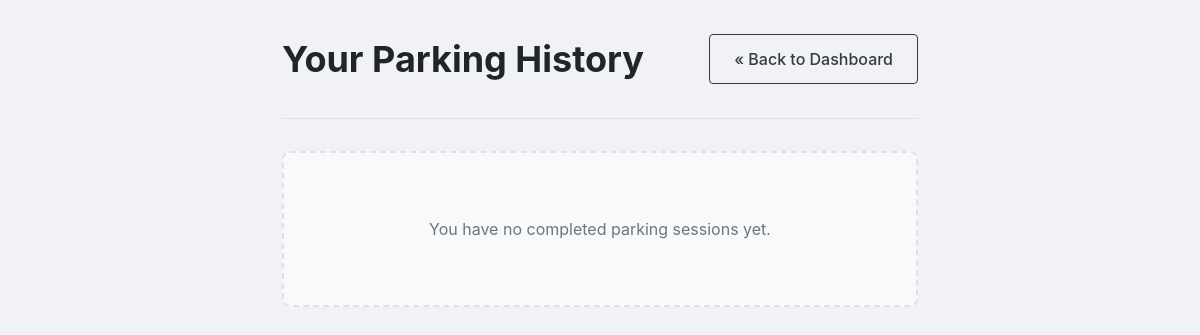
/user/history (signed in), run on an earlier commit of the app's database.
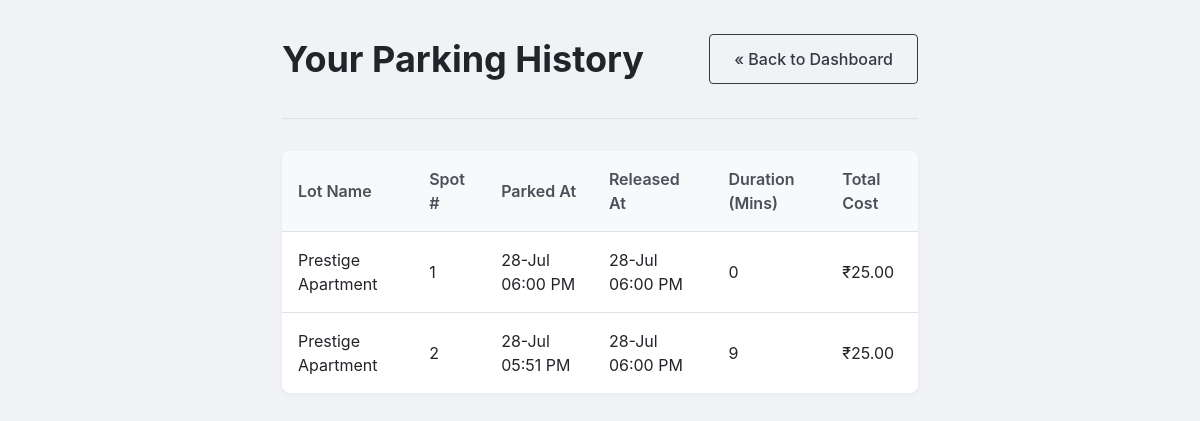
And on a later commit of the database.
### models/database.py (models this page shows)
class Reservation(db.Model):
    __tablename__ = 'reservation'
    id = db.Column(db.Integer, primary_key=True)
    spot_id = db.Column(db.Integer, db.ForeignKey('parking_spot.id'), nullable=False)
    user_id = db.Column(db.Integer, db.ForeignKey('user.id'), nullable=False)
    start_time = db.Column(db.DateTime, nullable=True)
    end_time = db.Column(db.DateTime, nullable=True)
    total_cost = db.Column(db.Float, nullable=True)

class ParkingLot(db.Model):
    __tablename__ = 'parking_lot'
    id = db.Column(db.Integer, primary_key=True)
    name = db.Column(db.String(50), nullable=False)
    address = db.Column(db.String(100), nullable=False)
    pincode = db.Column(db.String(10), nullable=False)
    capacity = db.Column(db.Integer, nullable=False)
    price_per_hour = db.Column(db.Float, nullable=False)
    spots = db.relationship('ParkingSpot', backref='lot', lazy=True, cascade="all, delete-orphan")

class ParkingSpot(db.Model):
    __tablename__ = 'parking_spot'
    id = db.Column(db.Integer, primary_key=True)
    lot_id = db.Column(db.Integer, db.ForeignKey('parking_lot.id'), nullable=False)
    spot_number = db.Column(db.Integer, nullable=False)
    status = db.Column(db.String(1), default='A', nullable=False) # 'A' for Available, 'O' for Occupied, 'R' for Reserved
    reservations = db.relationship('Reservation', backref='spot', lazy=True, cascade="all, delete-orphan")

### routes/user_routes.py (the view)
@user_bp.route('/user/history')
def parking_history():
    if 'user_id' not in session:
        flash('You must be logged in to view this page.', 'danger')
        return redirect(url_for('auth.login'))
    completed_reservations = Reservation.query.filter(
        Reservation.user_id == session['user_id'],
        Reservation.end_time.is_not(None)
    ).order_by(Reservation.end_time.desc()).all()
    return render_template('user/history.html', reservations=completed_reservations)

### app.py (called while the page is built)
def to_ist(utc_dt):
    if utc_dt is None:
        return ""
    utc_dt = utc_dt.replace(tzinfo=ZoneInfo("UTC"))
    return utc_dt.astimezone(ZoneInfo("Asia/Kolkata"))

### templates/user/history.html
{% extends "layout.html" %}
{% block content %}
<div class="dashboard-container">
    <div class="dashboard-header">
        <h1>Your Parking History</h1>
        <a href="{{ url_for('user.user_dashboard') }}" class="btn btn-outline">&laquo; Back to Dashboard</a>
    </div>
    <hr>
    {% if reservations %}
    <table class="data-table">
        <thead>
            <tr>
                <th>Lot Name</th>
                <th>Spot #</th>
                <th>Parked At</th>
                <th>Released At</th>
                <th>Duration (Mins)</th>
                <th>Total Cost</th>
            </tr>
        </thead>
        <tbody>
            {% for res in reservations %}
            <tr>
                <td>{{ res.spot.lot.name }}</td>
                <td>{{ res.spot.spot_number }}</td>
                <td>{{ (res.start_time | to_ist).strftime('%d-%b %I:%M %p') }}</td>
                <td>{{ (res.end_time | to_ist).strftime('%d-%b %I:%M %p') }}</td>
                {% set duration = (res.end_time - res.start_time).total_seconds() / 60 %}
                <td>{{ "%.0f"|format(duration) }}</td>
                <td>₹{{ "%.2f"|format(res.total_cost) }}</td>
            </tr>
            {% endfor %}
        </tbody>
    </table>
    {% else %}
    <div class="card-placeholder">
        <p>You have no completed parking sessions yet.</p>
    </div>
    {% endif %}
</div>
{% endblock %}

What changed in the data, as far as the page shows it:
now on this page (row edited): Reservation: spot.lot.name "Prestige Apartment", spot.spot_number "1", start_time "28-Jul 06:00 PM", end_time "28-Jul 06:00 PM", duration "0", total_cost "25.00"
now on this page (row edited): Reservation: spot.lot.name "Prestige Apartment", spot.spot_number "2", start_time "28-Jul 05:51 PM", end_time "28-Jul 06:00 PM", duration "9", total_cost "25.00"
Also different on the page:
text no longer shown: "You have no completed parking sessions yet."
text now shown: "Lot Name Spot # Parked At Released At Duration (Mins) Total Cost"
